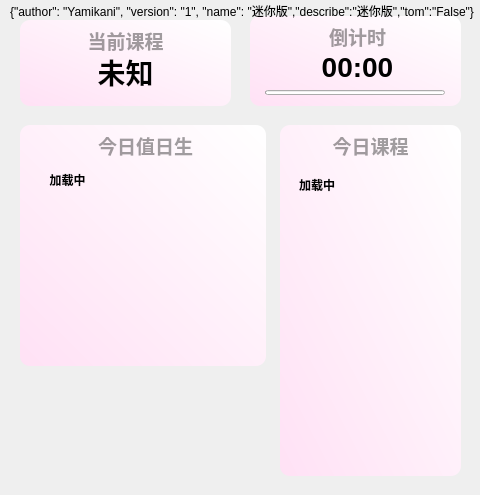
<?xml version="1.0" encoding="UTF-8"?>
<ui version="4.0">
 <class>From</class>
 <widget class="QWidget" name="From">
  <property name="geometry">
   <rect>
    <x>0</x>
    <y>0</y>
    <width>480</width>
    <height>495</height>
   </rect>
  </property>
  <property name="windowTitle">
   <string>Form</string>
  </property>
  <widget class="TitleLabel" name="lingyun_class">
   <property name="geometry">
    <rect>
     <x>20</x>
     <y>53</y>
     <width>211</width>
     <height>38</height>
    </rect>
   </property>
   <property name="font">
    <font>
     <family>Microsoft YaHei UI</family>
     <pointsize>21</pointsize>
     <weight>75</weight>
     <bold>true</bold>
    </font>
   </property>
   <property name="layoutDirection">
    <enum>Qt::LeftToRight</enum>
   </property>
   <property name="autoFillBackground">
    <bool>false</bool>
   </property>
   <property name="text">
    <string>未知</string>
   </property>
   <property name="alignment">
    <set>Qt::AlignCenter</set>
   </property>
  </widget>
  <widget class="SmoothScrollArea" name="sd_scroll">
   <property name="geometry">
    <rect>
     <x>280</x>
     <y>165</y>
     <width>181</width>
     <height>301</height>
    </rect>
   </property>
   <property name="styleSheet">
    <string notr="true">background: transparent; border: none</string>
   </property>
   <property name="widgetResizable">
    <bool>true</bool>
   </property>
   <widget class="QWidget" name="scrollAreaWidgetContents">
    <property name="geometry">
     <rect>
      <x>0</x>
      <y>0</y>
      <width>181</width>
      <height>301</height>
     </rect>
    </property>
    <layout class="QVBoxLayout" name="verticalLayout_9">
     <item>
      <layout class="QGridLayout" name="gridLayout">
       <property name="sizeConstraint">
        <enum>QLayout::SetNoConstraint</enum>
       </property>
       <property name="leftMargin">
        <number>2</number>
       </property>
       <property name="topMargin">
        <number>2</number>
       </property>
       <property name="rightMargin">
        <number>2</number>
       </property>
       <property name="bottomMargin">
        <number>2</number>
       </property>
       <property name="spacing">
        <number>2</number>
       </property>
       <item row="0" column="0">
        <widget class="StrongBodyLabel" name="class_ORD">
         <property name="maximumSize">
          <size>
           <width>75</width>
           <height>16777215</height>
          </size>
         </property>
         <property name="text">
          <string>&lt;html&gt;&lt;head/&gt;&lt;body&gt;&lt;p&gt;&lt;span style=&quot; font-weight:600;&quot;&gt;加载中&lt;/span&gt;&lt;/p&gt;&lt;/body&gt;&lt;/html&gt;</string>
         </property>
         <property name="alignment">
          <set>Qt::AlignHCenter|Qt::AlignTop</set>
         </property>
        </widget>
       </item>
       <item row="0" column="1">
        <widget class="VerticalSeparator" name="VerticalSeparator"/>
       </item>
       <item row="0" column="2">
        <widget class="StrongBodyLabel" name="class_widget">
         <property name="text">
          <string>&lt;html&gt;&lt;head/&gt;&lt;body&gt;&lt;p&gt;&lt;br/&gt;&lt;/p&gt;&lt;/body&gt;&lt;/html&gt;</string>
         </property>
         <property name="alignment">
          <set>Qt::AlignHCenter|Qt::AlignTop</set>
         </property>
        </widget>
       </item>
      </layout>
     </item>
    </layout>
   </widget>
  </widget>
  <widget class="QLabel" name="lingyun_background">
   <property name="geometry">
    <rect>
     <x>20</x>
     <y>20</y>
     <width>211</width>
     <height>86</height>
    </rect>
   </property>
   <property name="styleSheet">
    <string notr="true">background-color: qlineargradient(spread:pad, x1:0, y1:1, x2:1, y2:0, stop:0 rgba(255, 225, 245, 255), stop:1 rgba(255, 255, 255, 255));

border-radius: 10px</string>
   </property>
   <property name="text">
    <string/>
   </property>
   <property name="scaledContents">
    <bool>false</bool>
   </property>
  </widget>
  <widget class="QLabel" name="lingyun_Title">
   <property name="geometry">
    <rect>
     <x>20</x>
     <y>25</y>
     <width>211</width>
     <height>31</height>
    </rect>
   </property>
   <property name="font">
    <font>
     <family>Microsoft YaHei UI</family>
     <pointsize>14</pointsize>
     <weight>75</weight>
     <bold>true</bold>
    </font>
   </property>
   <property name="styleSheet">
    <string notr="true">color: rgba(0, 0, 0, 95);
font-weight: bold;</string>
   </property>
   <property name="text">
    <string>当前课程</string>
   </property>
   <property name="textFormat">
    <enum>Qt::PlainText</enum>
   </property>
   <property name="alignment">
    <set>Qt::AlignCenter</set>
   </property>
  </widget>
  <widget class="TitleLabel" name="lingyun_down">
   <property name="geometry">
    <rect>
     <x>252</x>
     <y>48</y>
     <width>211</width>
     <height>38</height>
    </rect>
   </property>
   <property name="font">
    <font>
     <family>Microsoft YaHei UI</family>
     <pointsize>21</pointsize>
     <weight>75</weight>
     <bold>true</bold>
    </font>
   </property>
   <property name="text">
    <string>00:00</string>
   </property>
   <property name="alignment">
    <set>Qt::AlignCenter</set>
   </property>
  </widget>
  <widget class="ProgressBar" name="lingyun_Bar">
   <property name="geometry">
    <rect>
     <x>265</x>
     <y>90</y>
     <width>180</width>
     <height>5</height>
    </rect>
   </property>
   <property name="minimumSize">
    <size>
     <width>0</width>
     <height>5</height>
    </size>
   </property>
   <property name="maximumSize">
    <size>
     <width>16777215</width>
     <height>6</height>
    </size>
   </property>
   <property name="styleSheet">
    <string notr="true"/>
   </property>
   <property name="orientation">
    <enum>Qt::Horizontal</enum>
   </property>
   <property name="useAni">
    <bool>true</bool>
   </property>
   <property name="val">
    <double>0.000000000000000</double>
   </property>
  </widget>
  <widget class="QLabel" name="todayclass_background">
   <property name="geometry">
    <rect>
     <x>280</x>
     <y>125</y>
     <width>181</width>
     <height>351</height>
    </rect>
   </property>
   <property name="styleSheet">
    <string notr="true">background-color: qlineargradient(spread:pad, x1:0, y1:1, x2:1, y2:0, stop:0 rgba(255, 225, 245, 255), stop:1 rgba(255, 255, 255, 255));

border-radius: 10px</string>
   </property>
   <property name="text">
    <string/>
   </property>
  </widget>
  <widget class="QLabel" name="todayclass_Title">
   <property name="geometry">
    <rect>
     <x>280</x>
     <y>130</y>
     <width>181</width>
     <height>31</height>
    </rect>
   </property>
   <property name="font">
    <font>
     <family>Microsoft YaHei UI</family>
     <pointsize>14</pointsize>
     <weight>75</weight>
     <bold>true</bold>
    </font>
   </property>
   <property name="styleSheet">
    <string notr="true">color: rgba(0, 0, 0, 95);
font-weight: bold;</string>
   </property>
   <property name="text">
    <string>今日课程</string>
   </property>
   <property name="textFormat">
    <enum>Qt::PlainText</enum>
   </property>
   <property name="alignment">
    <set>Qt::AlignCenter</set>
   </property>
  </widget>
  <widget class="QLabel" name="lingyun_background_2">
   <property name="geometry">
    <rect>
     <x>250</x>
     <y>16</y>
     <width>211</width>
     <height>90</height>
    </rect>
   </property>
   <property name="styleSheet">
    <string notr="true">background-color: qlineargradient(spread:pad, x1:0, y1:1, x2:1, y2:0, stop:0 rgba(255, 225, 245, 255), stop:1 rgba(255, 255, 255, 255));

border-radius: 10px</string>
   </property>
   <property name="text">
    <string/>
   </property>
  </widget>
  <widget class="QLabel" name="lingyun_Title_2">
   <property name="geometry">
    <rect>
     <x>252</x>
     <y>21</y>
     <width>211</width>
     <height>31</height>
    </rect>
   </property>
   <property name="font">
    <font>
     <family>Microsoft YaHei UI</family>
     <pointsize>14</pointsize>
     <weight>75</weight>
     <bold>true</bold>
    </font>
   </property>
   <property name="styleSheet">
    <string notr="true">color: rgba(0, 0, 0, 95);
font-weight: bold;</string>
   </property>
   <property name="text">
    <string>倒计时</string>
   </property>
   <property name="textFormat">
    <enum>Qt::PlainText</enum>
   </property>
   <property name="alignment">
    <set>Qt::AlignCenter</set>
   </property>
  </widget>
  <widget class="SmoothScrollArea" name="sd_scroll_2">
   <property name="geometry">
    <rect>
     <x>20</x>
     <y>160</y>
     <width>246</width>
     <height>201</height>
    </rect>
   </property>
   <property name="styleSheet">
    <string notr="true">background: transparent; border: none</string>
   </property>
   <property name="widgetResizable">
    <bool>true</bool>
   </property>
   <widget class="QWidget" name="scrollAreaWidgetContents_2">
    <property name="geometry">
     <rect>
      <x>0</x>
      <y>0</y>
      <width>246</width>
      <height>201</height>
     </rect>
    </property>
    <layout class="QVBoxLayout" name="verticalLayout_10">
     <item>
      <layout class="QGridLayout" name="gridLayout_2">
       <property name="sizeConstraint">
        <enum>QLayout::SetNoConstraint</enum>
       </property>
       <property name="leftMargin">
        <number>2</number>
       </property>
       <property name="topMargin">
        <number>2</number>
       </property>
       <property name="rightMargin">
        <number>2</number>
       </property>
       <property name="bottomMargin">
        <number>2</number>
       </property>
       <property name="spacing">
        <number>2</number>
       </property>
       <item row="0" column="0">
        <widget class="StrongBodyLabel" name="duty_project_widget">
         <property name="maximumSize">
          <size>
           <width>95</width>
           <height>16777215</height>
          </size>
         </property>
         <property name="text">
          <string>&lt;html&gt;&lt;head/&gt;&lt;body&gt;&lt;p&gt;&lt;span style=&quot; font-weight:600;&quot;&gt;加载中&lt;/span&gt;&lt;/p&gt;&lt;/body&gt;&lt;/html&gt;</string>
         </property>
         <property name="alignment">
          <set>Qt::AlignHCenter|Qt::AlignTop</set>
         </property>
        </widget>
       </item>
       <item row="0" column="1">
        <widget class="VerticalSeparator" name="VerticalSeparator_2"/>
       </item>
       <item row="0" column="2">
        <widget class="StrongBodyLabel" name="duty_name_widget">
         <property name="text">
          <string>&lt;html&gt;&lt;head/&gt;&lt;body&gt;&lt;p&gt;&lt;br/&gt;&lt;/p&gt;&lt;/body&gt;&lt;/html&gt;</string>
         </property>
         <property name="alignment">
          <set>Qt::AlignHCenter|Qt::AlignTop</set>
         </property>
        </widget>
       </item>
      </layout>
     </item>
    </layout>
   </widget>
  </widget>
  <widget class="QLabel" name="duty_Title">
   <property name="geometry">
    <rect>
     <x>20</x>
     <y>130</y>
     <width>251</width>
     <height>31</height>
    </rect>
   </property>
   <property name="font">
    <font>
     <family>Microsoft YaHei UI</family>
     <pointsize>14</pointsize>
     <weight>75</weight>
     <bold>true</bold>
    </font>
   </property>
   <property name="styleSheet">
    <string notr="true">color: rgba(0, 0, 0, 95);
font-weight: bold;</string>
   </property>
   <property name="text">
    <string>今日值日生</string>
   </property>
   <property name="textFormat">
    <enum>Qt::PlainText</enum>
   </property>
   <property name="alignment">
    <set>Qt::AlignCenter</set>
   </property>
  </widget>
  <widget class="QLabel" name="duty_background">
   <property name="geometry">
    <rect>
     <x>20</x>
     <y>125</y>
     <width>246</width>
     <height>241</height>
    </rect>
   </property>
   <property name="styleSheet">
    <string notr="true">background-color: qlineargradient(spread:pad, x1:0, y1:1, x2:1, y2:0, stop:0 rgba(255, 225, 245, 255), stop:1 rgba(255, 255, 255, 255));

border-radius: 10px</string>
   </property>
   <property name="text">
    <string/>
   </property>
  </widget>
  <widget class="QLabel" name="ui_info">
   <property name="geometry">
    <rect>
     <x>10</x>
     <y>0</y>
     <width>621</width>
     <height>21</height>
    </rect>
   </property>
   <property name="text">
    <string>{&quot;author&quot;: &quot;Yamikani&quot;, &quot;version&quot;: &quot;1&quot;, &quot;name&quot;: &quot;迷你版&quot;,&quot;describe&quot;:&quot;迷你版&quot;,&quot;tom&quot;:&quot;False&quot;}</string>
   </property>
  </widget>
  <zorder>duty_background</zorder>
  <zorder>todayclass_background</zorder>
  <zorder>lingyun_background</zorder>
  <zorder>lingyun_Title</zorder>
  <zorder>lingyun_class</zorder>
  <zorder>sd_scroll</zorder>
  <zorder>todayclass_Title</zorder>
  <zorder>lingyun_background_2</zorder>
  <zorder>lingyun_down</zorder>
  <zorder>lingyun_Title_2</zorder>
  <zorder>lingyun_Bar</zorder>
  <zorder>sd_scroll_2</zorder>
  <zorder>duty_Title</zorder>
  <zorder>ui_info</zorder>
 </widget>
 <customwidgets>
  <customwidget>
   <class>VerticalSeparator</class>
   <extends>QWidget</extends>
   <header>qfluentwidgets</header>
  </customwidget>
  <customwidget>
   <class>SmoothScrollArea</class>
   <extends>QScrollArea</extends>
   <header>qfluentwidgets</header>
   <container>1</container>
  </customwidget>
  <customwidget>
   <class>StrongBodyLabel</class>
   <extends>QLabel</extends>
   <header>qfluentwidgets</header>
  </customwidget>
  <customwidget>
   <class>TitleLabel</class>
   <extends>QLabel</extends>
   <header>qfluentwidgets</header>
  </customwidget>
  <customwidget>
   <class>ProgressBar</class>
   <extends>QProgressBar</extends>
   <header>qfluentwidgets</header>
  </customwidget>
 </customwidgets>
 <resources/>
 <connections/>
</ui>
